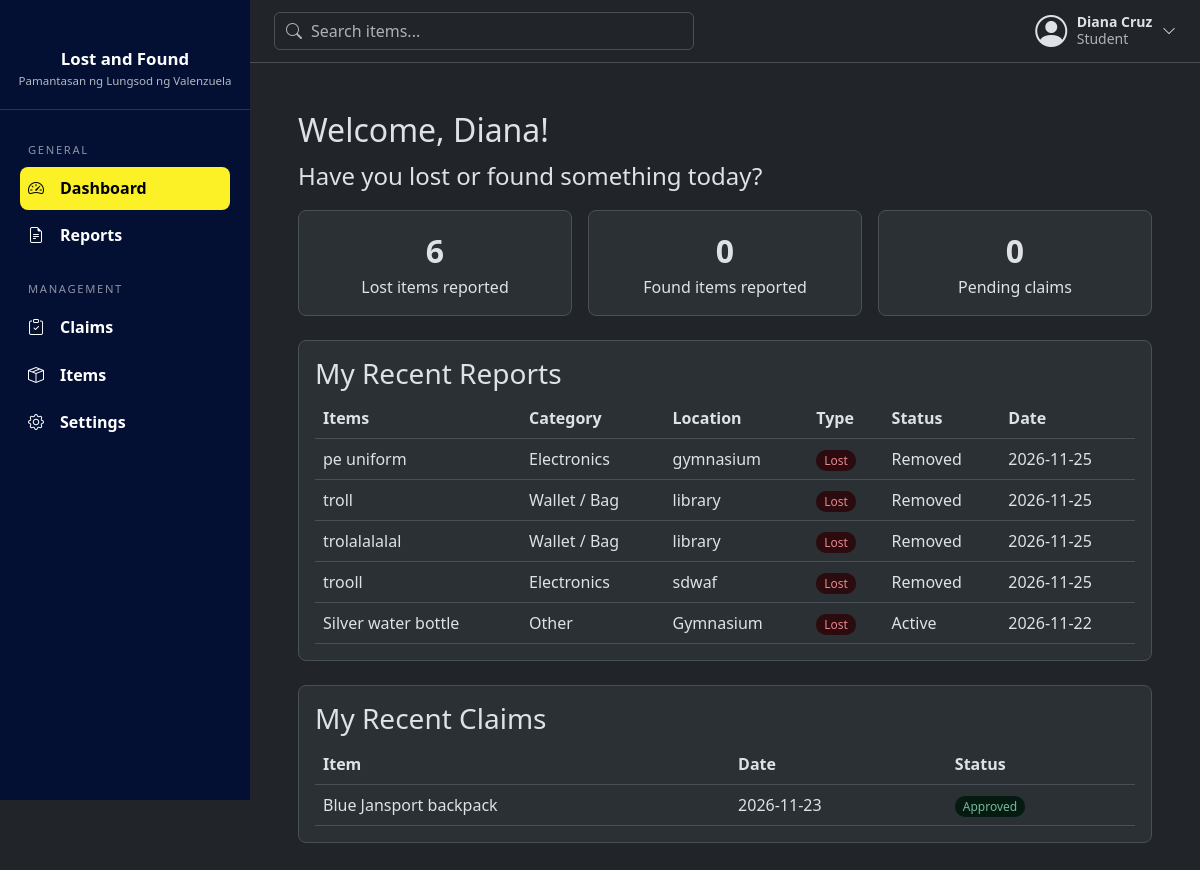
/dashboard (signed in), run on an earlier commit of the app's database.
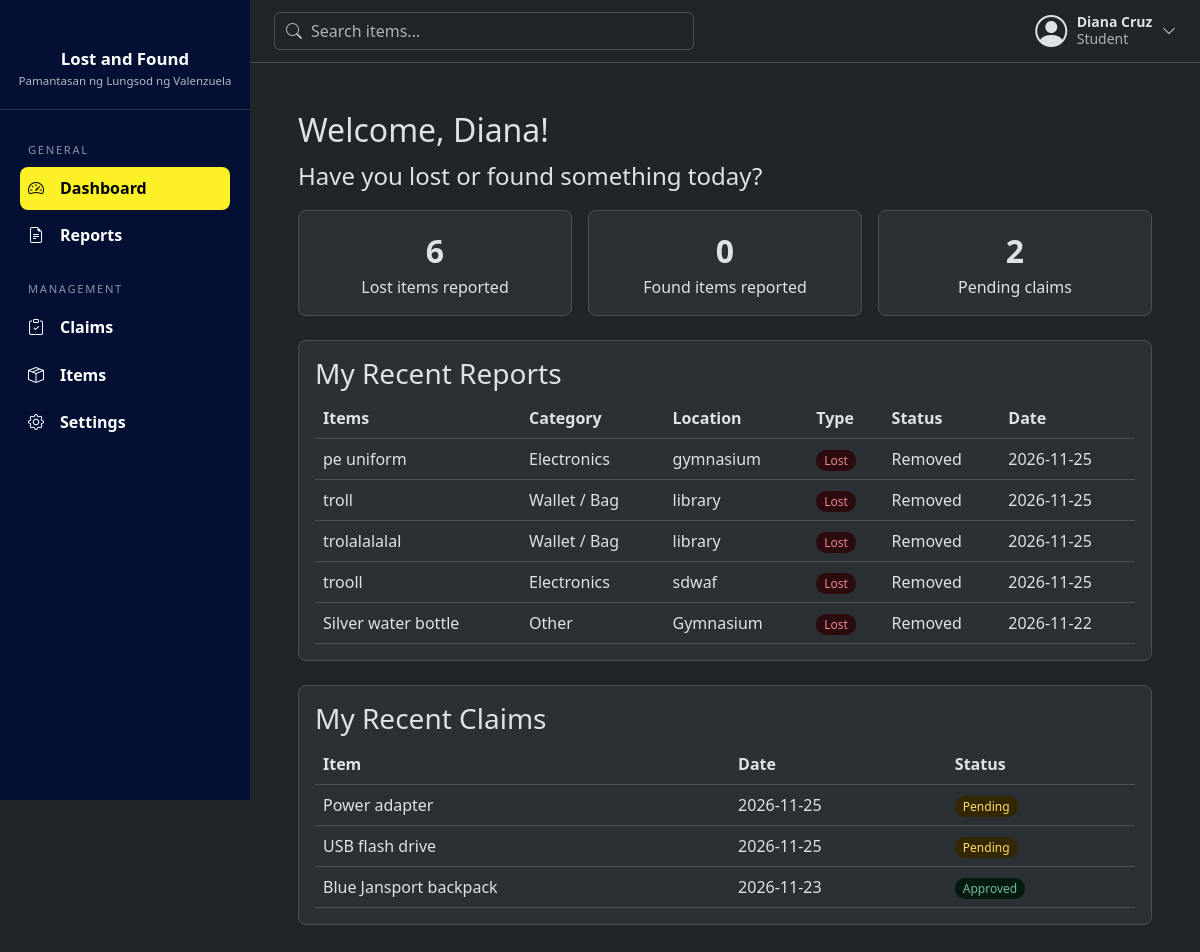
And on a later commit of the database.
### tables this page shows
CREATE TABLE items (
            item_id INTEGER PRIMARY KEY AUTOINCREMENT,
            user_id INTEGER NOT NULL,
            name TEXT NOT NULL,
            category TEXT NOT NULL,
            description TEXT,
            location TEXT NOT NULL,
            item_status TEXT NOT NULL
                CHECK(item_status IN ('Lost', 'Found')),
            status TEXT NOT NULL DEFAULT 'Active'
                CHECK(status IN ('Active', 'Claimed', 'Returned', 'Removed')),
            date_reported DATE NOT NULL DEFAULT CURRENT_DATE,

            FOREIGN KEY (user_id) REFERENCES users (id)
        );

CREATE TABLE claims (
            claim_id INTEGER PRIMARY KEY AUTOINCREMENT,
            item_id INTEGER NOT NULL,
            user_id INTEGER NOT NULL,
            proof_description TEXT NOT NULL,
            claim_date DATE NOT NULL DEFAULT CURRENT_DATE,
            claim_status TEXT NOT NULL DEFAULT 'Pending'
                CHECK(claim_status IN ('Pending', 'Approved', 'Rejected')), admin_note TEXT,

            FOREIGN KEY (item_id) REFERENCES items (item_id),
            FOREIGN KEY (user_id) REFERENCES users (id)
        );

### routes/user_routes.py (the view)
@bp.route("/dashboard")
@login_required
def dashboard():
    db = get_db()
    user_id = session["user_id"]
    my_items = db.execute(
        "SELECT item_id, name, category, location, item_status, status, date_reported "
        "FROM items WHERE user_id = ? ORDER BY date_reported DESC, item_id DESC",
        (user_id,),
    ).fetchall()
    my_claims = db.execute(
        "SELECT claims.claim_id, claims.claim_date, claims.claim_status, items.name, items.item_id "
        "FROM claims JOIN items ON claims.item_id = items.item_id "
        "WHERE claims.user_id = ? ORDER BY claims.claim_date DESC, claims.claim_id DESC",
        (user_id,),
    ).fetchall()
    lost_count = 0
    found_count = 0
    for item in my_items:
        if item["item_status"] == "Lost":
            lost_count = lost_count + 1
        else:
            found_count = found_count + 1
    pending_count = 0
    for claim in my_claims:
        if claim["claim_status"] == "Pending":
            pending_count = pending_count + 1
    return render_template(
        "user/dashboard.html",
        full_name=session["full_name"],
        role=session["role"],
        my_items=my_items[:5],
        my_claims=my_claims[:5],
        lost_count=lost_count,
        found_count=found_count,
        pending_count=pending_count,
    )

### database/connection.py (called while the page is built)
def get_db():
    if "db" not in g:
        g.db = sqlite3.connect(current_app.config["DATABASE"])
        g.db.row_factory = sqlite3.Row
        g.db.execute("PRAGMA foreign_keys = ON")
    return g.db

### models/user_model.py (called while the page is built)
def get_by_id(user_id):
    return get_db().execute("SELECT * FROM users WHERE id = ?", (user_id,)).fetchone()

### routes/utils.py (called while the page is built)
def login_required(view):
    @wraps(view)
    def wrapped(*args, **kwargs):
        if "user_id" not in session:
            flash("Please log in first.", "warning")
            return redirect(url_for("auth.login"))
        user = user_model.get_by_id(session["user_id"])
        if user is None or not user["is_active"]:
            session.clear()
            flash("Your account is no longer active. Please contact an administrator.", "warning")
            return redirect(url_for("auth.login"))
        return view(*args, **kwargs)
    return wrapped

### templates/user/dashboard.html (shortened to what this page needs)
{% extends "base.html" %}
{% block content %}
<h2>Welcome, {{ full_name.split()[0] }}!</h2>
<p style="font-size: 1.5rem;">Have you lost or found something today?</p>
<div class="dash-cards">
    <div class="dash-card">
        <div class="number">{{ lost_count }}</div>
        <div>Lost items reported</div>
    </div>
    <div class="dash-card">
        <div class="number">{{ found_count }}</div>
        <div>Found items reported</div>
    </div>
    <div class="dash-card">
        <div class="number">{{ pending_count }}</div>
        <div>Pending claims</div>
    </div>
</div>
<div class="dash-section">
    <h3>My Recent Reports</h3>
    {% if my_items %}
    <table>
        <tr>
            <th>Items</th>
            <th>Category</th>
            <th>Location</th>
            <th>Type</th>
            <th>Status</th>
            <th>Date</th>
        </tr>
        {% for item in my_items %}
        <tr>
            <td>{{ item["name"] }}</td>
            <td>{{ item["category"] }}</td>
            <td>{{ item["location"] }}</td>
            <td><span class="dash-badge {{ item['item_status'] }}">{{ item["item_status"] }}</span></td>
            <td>{{ item["status"] }}</td>
            <td>{{ item["date_reported"] }}</td>
        </tr>
        {% endfor %}
    </table>
    {% else %}
    <p class="dash-empty">You haven't reported any items yet.</p>
    {% endif %}
</div>
<div class="dash-section">
    <h3>My Recent Claims</h3>
    {% if my_claims %}
    <table>
        <tr>
            <th>Item</th>
            <th>Date</th>
            <th>Status</th>
        </tr>
        {% for claim in my_claims %}
        <tr>
            <td>{{ claim["name"] }}</td>
            <td>{{ claim["claim_date"] }}</td>
            <td><span class="dash-badge {{ claim['claim_status'] }}">{{ claim["claim_status"] }}</span></td>
        </tr>
        {% endfor %}
    </table>
    {% else %}
    <p class="dash-empty">You haven't made any claims yet.</p>
    {% endif %}
</div>
{% endblock %}

What changed in the data, as far as the page shows it:
changed items "Silver water bottle": status "Active" → "Removed"
added claims: name "Power adapter", claim_date "2026-11-25", claim_status "Pending"
added claims: name "USB flash drive", claim_date "2026-11-25", claim_status "Pending"
Also different on the page:
{{ pending_count }}: "0" → "2"
